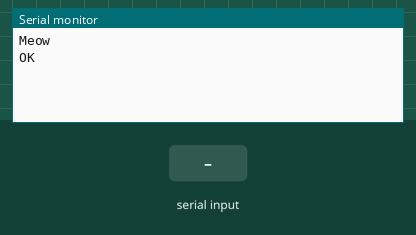
Bench run of a sketch on a simulated Arduino Uno, built with avr-gcc and run on an emulated ATmega328P. Shown: the last lines printed to the serial monitor. Inputs (shaded band) come from the test bench. The modem accepts every AT command (registered, SIM ready, sends succeed) and sends nothing else.

Above: at 1.2 s.
1.3 s: "1" received over the second serial link
At 1.8 s:
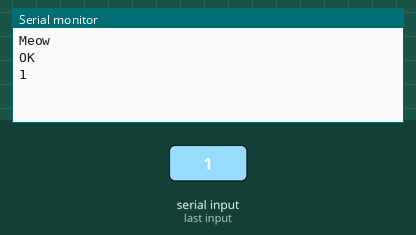
2.8 s: "0" received over the second serial link
At 4.1 s:
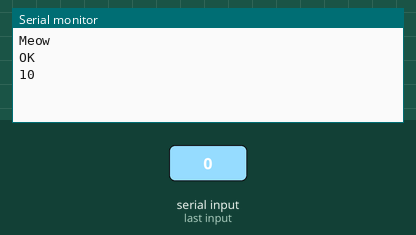

The sketch:

ESP8266ATListenUDP.ino
```cpp
#include <SoftwareSerial.h>

SoftwareSerial lamp1 (10, 11);  //RX,TX

//  Arduino pin 10 (RX) to ESP8266 TX
//  Arduino pin 11 to voltage divider then to ESP8266 RX
//  Connect GND from the Arduiono to GND on the ESP8266
//  Pull ESP8266 CH_PD HIGH

// When a command is entered in to the serial monitor on the computer
// the Arduino will relay it to the ESP8266

void setup() {
  Serial.begin(9600);
  Serial.println("Meow");
  lamp1.begin(115200);
  lamp1.println("AT");
  while (lamp1.available()) {
    Serial.write(lamp1.read());
  }
}

void loop() {
  // listen for communication from the ESP8266 and then write it to the serial monitor
  if (lamp1.available()) {
    Serial.write(lamp1.read());
  }

  // listen for user input and send it to the ESP8266
  if (Serial.available()) {
    lamp1.write(Serial.read());
  }
}
```

Measured:
- after the input at 1.3 s, the serial monitor: prints a new line at once (image 1)
- after the input at 2.8 s, the serial monitor: prints a new line at once (image 2)
